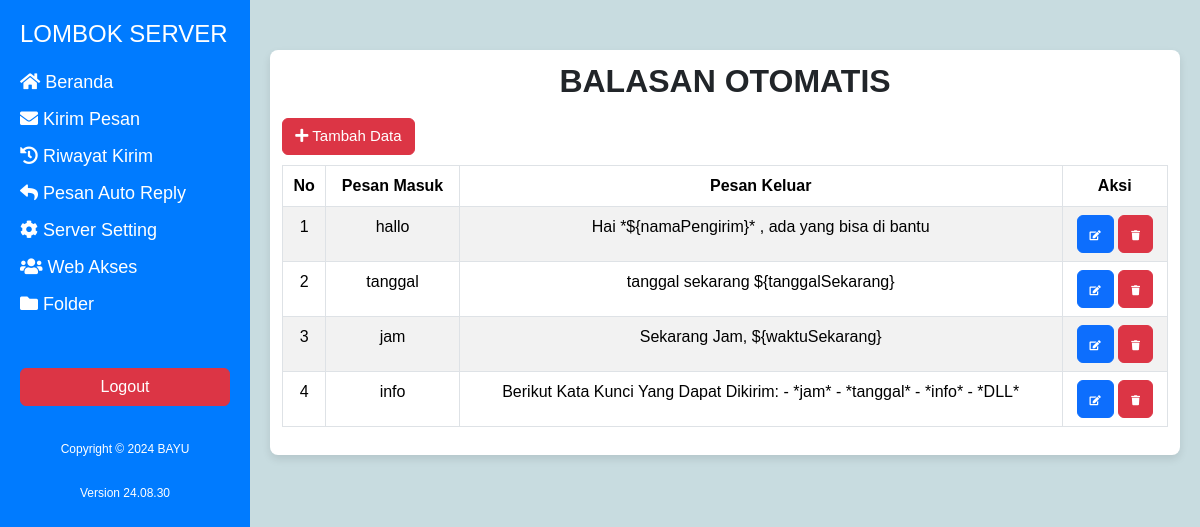
/reply.php, run on the app's committed database.
### tables this page shows
CREATE TABLE `reply` (
  `id` int NOT NULL,
  `pesan_masuk` varchar(255) DEFAULT NULL,
  `pesan_keluar` varchar(255) DEFAULT NULL,
  `update_at` datetime DEFAULT NULL
);

### reply.php (the view, shortened to what this page needs)
<?php
include 'db.php';
$query = "SELECT * FROM reply";
$result = mysqli_query($conn, $query);
?>
<?php
include 'layout/header.php';
?>
<?php
include 'layout/sidebar.php';
?>
<div class="content">
    <div class="form-reply">
    <h2 style="font-weight: bold;">BALASAN OTOMATIS</h2>
        <div class="table-responsive">
            <button type="button" class="btn btn-danger" data-bs-toggle="modal" data-bs-target="#modalTambah" style="margin-bottom: 10px; margin-top: 10px; margin-right: 85%; font-size: 15px;">
                <i class="fas fa-plus"></i> Tambah Data
            </button>
            <table class="table table-striped table-bordered">
                <thead>
                    <tr>
                        <th scope="col" class="text-center">No</th>
                        <th scope="col" class="text-center">Pesan Masuk</th>
                        <th scope="col" class="text-center">Pesan Keluar</th>
                        <th scope="col" class="text-center">Aksi</th>
                    </tr>
                </thead>
                <tbody>
                    <?php
                    $no = 1;
                    if (mysqli_num_rows($result) > 0) {
                        while ($reply = mysqli_fetch_array($result)) {
                            echo "<tr>";
                            echo "<td>" . $no++ . "</td>";
                            echo "<td>" . $reply['pesan_masuk'] . "</td>";
                            echo "<td>" . $reply['pesan_keluar'] . "</td>";
                            echo "<td>
                                <button type='button' class='btn btn-primary' data-bs-toggle='modal' data-bs-target='#modalEdit'
                                data-id='" . $reply['id'] . "'
                                data-pesan_masuk='" . $reply['pesan_masuk'] . "'
                                data-pesan_keluar='" . $reply['pesan_keluar'] . "'>
                                <i class='fas fa-edit' style='font-size: 10px;'></i>
                                </button>
                                <a href='reply.php?id=" . $reply['id'] . "&aksi=hapus' class='btn btn-danger'>
                                <i class='fas fa-trash' style='font-size: 10px;'></i>
                                </a>
                              </td>";
                            echo "</tr>";
                        }
                    } else {
                        echo "<tr><td colspan='5'>Tidak ada data reply.</td></tr>";
                    }
                    ?>
                </tbody>
            </table>
        </div>
    </div>
    </body>
    </html>

### layout/header.php (shortened to what this page needs)
<!DOCTYPE html>
<html lang="en">
<head>
  <link
    rel="stylesheet"
    href="https://cdnjs.cloudflare.com/ajax/libs/font-awesome/5.15.3/css/all.min.css" />
  <link
    rel="stylesheet"
    href="https://cdn.jsdelivr.net/npm/bootstrap@5.3.3/dist/css/bootstrap.min.css" />
  <link rel="stylesheet" href="https://cdn.jsdelivr.net/npm/sweetalert2@11/dist/sweetalert2.min.css">
  <link rel="stylesheet" href="https://unpkg.com/leaflet@1.9.4/dist/leaflet.css" />
</head>
<body>

### layout/sidebar.php
<div class="sidebar" id="sidebar">
    <h2>LOMBOK SERVER</h2>
    <ul>
        <li><a href="/"><i class="fas fa-home"></i> Beranda</a></li>
        <li><a href="kirim_pesan.php"><i class="fas fa-envelope"></i> Kirim Pesan</a></li>
        <li><a href="riwayat.php"><i class="fas fa-history"></i> Riwayat Kirim</a></li>
        <li><a href="reply.php"><i class="fas fa-reply"></i> Pesan Auto Reply</a></li>
        <li><a href="setting.php"><i class="fas fa-cog"></i> Server Setting</a></li>
        <li><a href="web_akses.php"><i class="fas fa-users"></i> Web Akses</a></li>
        <li><a href="folder.php"><i class="fas fa-folder"></i> Folder</a></li>
    </ul>
    <br>
    <button id="logout-btn" class="btn btn-danger">Logout</button>
    <br>
    <p style="text-align: center; font-size: 12px; margin-top: 10px;">Copyright © 2024 BAYU</p>
    <p style="text-align: center; font-size: 12px; margin-top: 10px;">Version 24.08.30</p>
</div>

### layout/header.php (style rules this page uses)
body { background: rgb(200, 220, 224); font-family: Arial, sans-serif, 'Poppins', sans-serif, 'Poppins', sans-serif; }
.sidebar { width: 250px; height: 100vh; position: fixed; left: 0; top: 0; background: #007bff; color: #fff; padding: 20px; display: none; flex-direction: column; }
.sidebar h2 { margin-bottom: 20px; font-size: 24px; }
.sidebar ul { list-style: none; padding: 0; }
.sidebar ul li { margin-bottom: 10px; }
.sidebar ul li a { color: #fff; text-decoration: none; font-size: 18px; }
.content { margin-left: 10px; padding: 20px; transition: margin-left 0.3s; margin-top: 20px; }
@media (min-width: 768px) { .sidebar { display: flex; background: #007bff; } }
@media (min-width: 768px) { .content { margin-left: 250px; } }
.form-reply { width: 100%; margin: 10px auto; text-align: center; padding: 12px; background: #ffffff; border-radius: 8px; box-shadow: 0 4px 8px rgba(0, 0, 0, 0.1); }

### data on the page
reply: pesan_masuk "hallo", pesan_keluar "Hai *${namaPengirim}* , ada yang bisa di bantu"
reply: pesan_masuk "tanggal", pesan_keluar "tanggal sekarang ${tanggalSekarang}"
reply: pesan_masuk "jam", pesan_keluar "Sekarang Jam, ${waktuSekarang}"
reply: pesan_masuk "info", pesan_keluar "Berikut Kata Kunci Yang Dapat Dikirim: - *jam* - *tanggal* - *info* - *DLL*"
